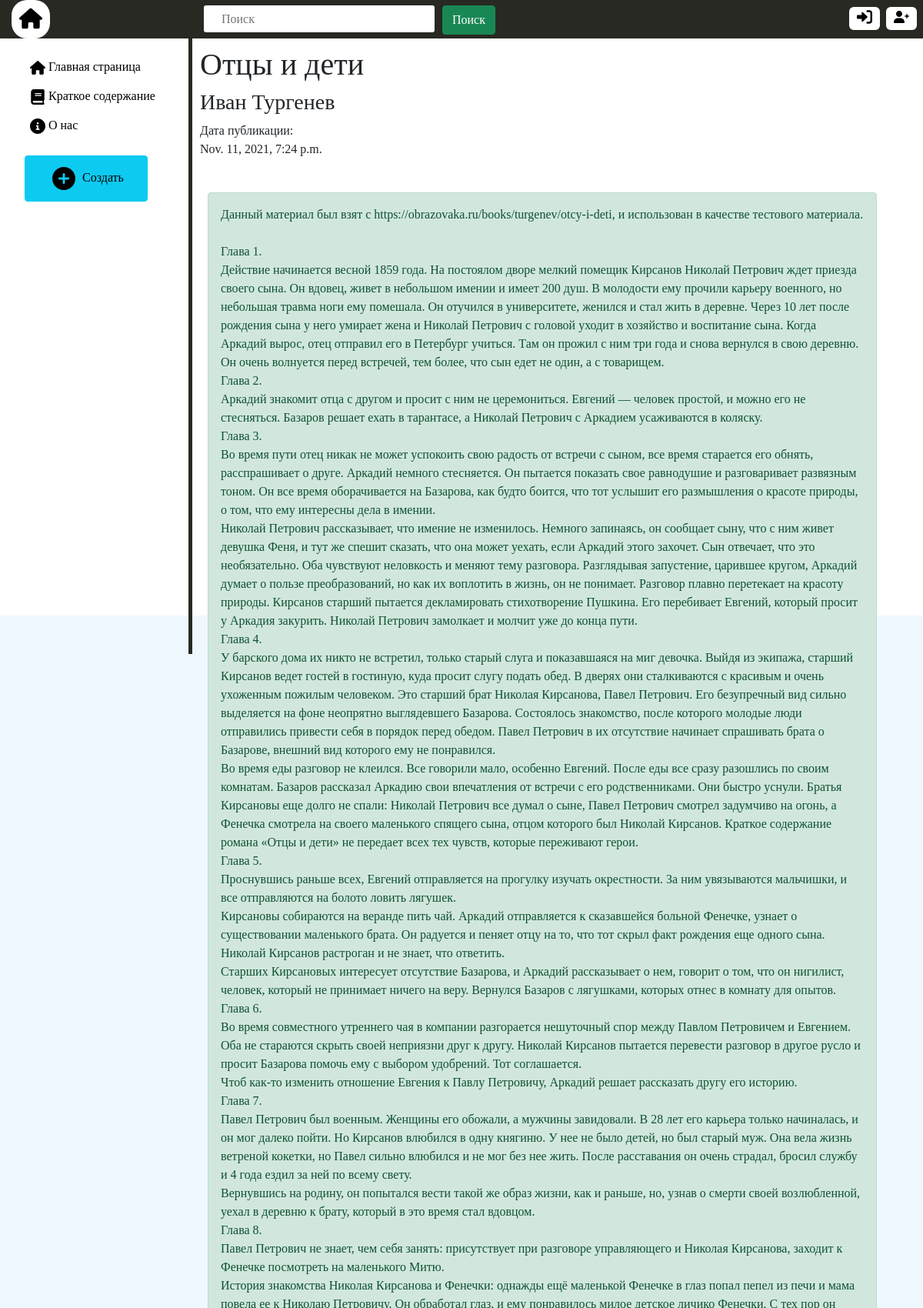
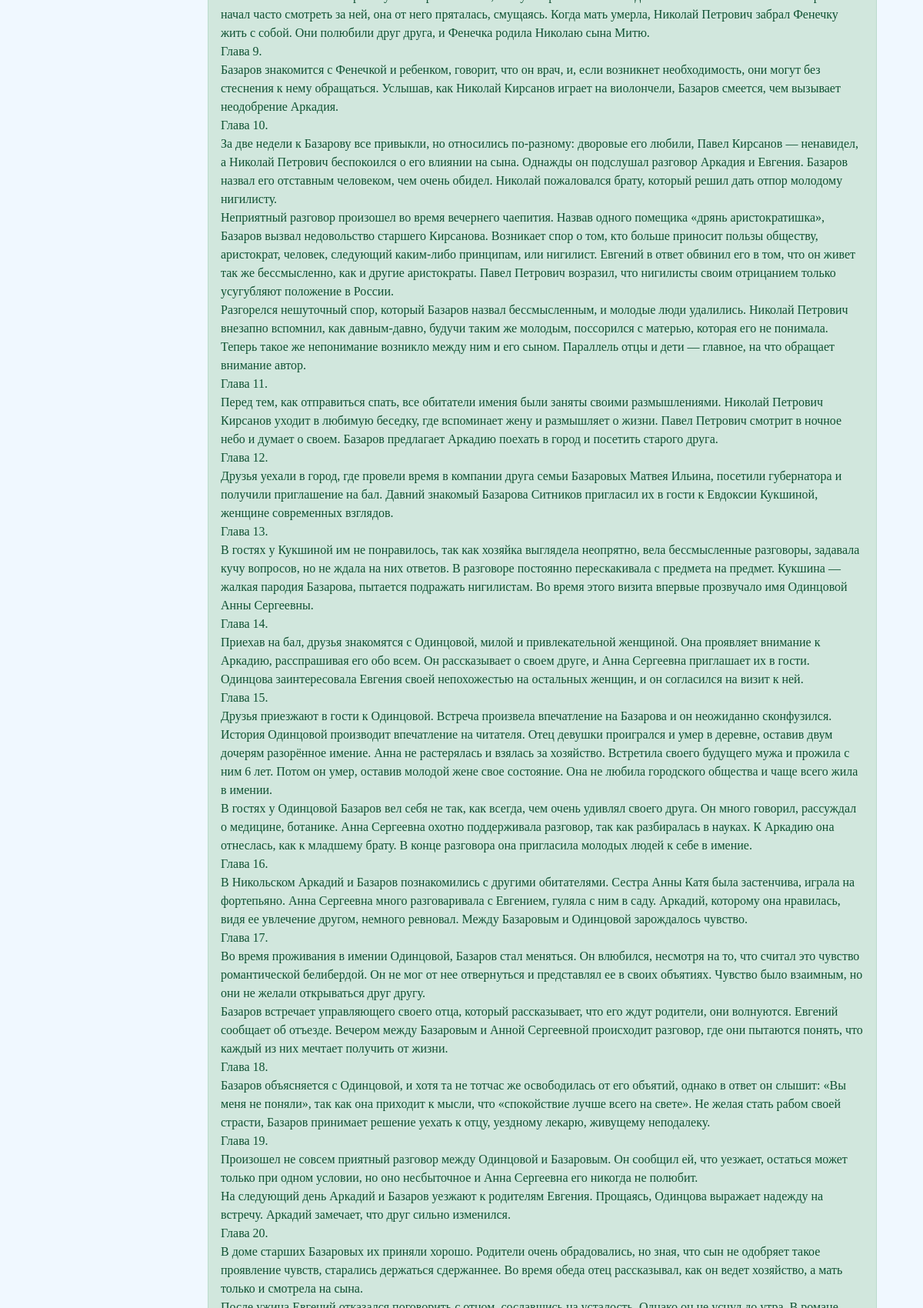
The app's page /content/story/1 (upper part) with its own data (2 pictures, top to bottom).
### content/models.py (models this page shows, shortened)
class Content(models.Model):
    title = models.CharField('Название', max_length=50)
    autor = models.CharField('Автор', max_length=50)
    text = models.TextField('Текст')
    date = models.DateTimeField('Дата')
    class Meta:
        verbose_name = "Content"
        verbose_name_plural = "Content"

### content/views.py (the view)
# urls.py: path('story/<int:pk>', ContentView.as_view(), name = 'id_story'),
class ContentView(DetailView):
    model = Content
    template_name = 'content/all_story.html'
    context_object_name = "content"

### content/templates/content/all_story.html (shortened to what this page needs)
{% extends 'content/layot.html' %}
{% block main %}
	    <h1>{{ content.title }}</h1>
	    <h3>{{ content.autor }}</h3>
		<p id="p">Дата публикации: <br>{{ content.date }}</p>
	    <div class="text-sew">
	    	<div class="alert alert-success">{{ content.text| linebreaksbr }}</div>
		</div>
{% endblock %}

### content/static/content/css/layot.css (style rules this page uses)
body { font-family: 'tahoma'; background-color: aliceblue; }

### content/templates/content/all_story.html (style rules this page uses)
@media (min-width: 751px) { .text-sew { width: calc(100% - 70px); margin-left: 10px; margin-top: 100px; } }
@media (min-width: 751px) { #p { position: absolute; } }

### records on screen
Content: title "Отцы и дети", autor "Иван Тургенев", date "Nov. 11, 2021, 7:24 p.m.", text "Данный материал был взят с https://obrazovaka.ru/books/turgenev/otcy-i-deti, и использован в качестве тестового материала. Глава 1. Действие начинается весной 1859 года. На постоялом дворе мелкий помещик Кирсанов Николай Петрович ждет приезда своего сына. Он вдовец, живет в небольшом имении и имеет 200 душ. В молодости ему прочили карьеру военного, но небольшая травма ноги ему помешала. Он отучился в университете, женился и стал жить в деревне. Через 10 лет после рождения сына у него умирает жена и Николай Петрович с головой уходит в хозяйство и воспитание сына. Когда Аркадий вырос, отец отправил его в Петербург учиться. Там он прожил с ним три года и снова вернулся в свою деревню. Он очень…"
